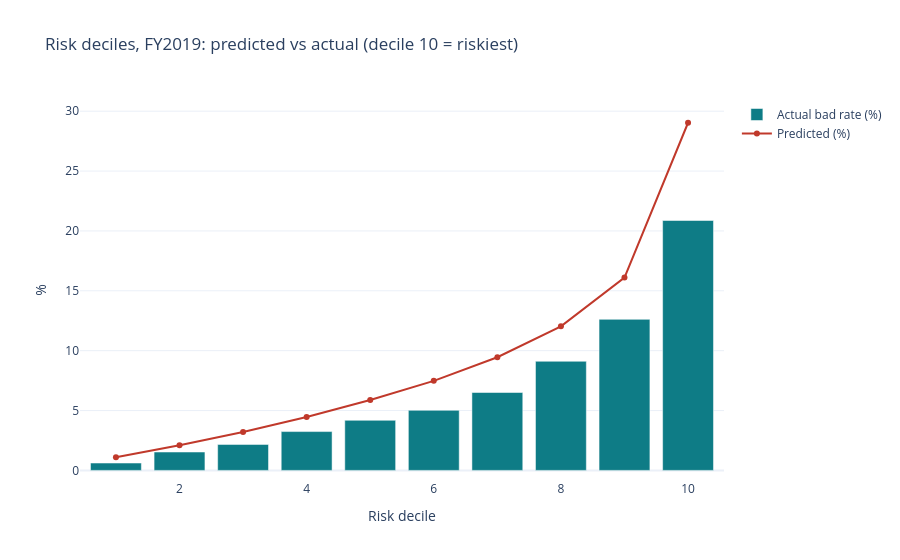

The cell this chart's notebook holds for it:
### Markdown cell above
## 10. Risk deciles and calibration
*Why:* sort FY2019 loans into ten equal groups by predicted risk and compare predicted vs actual bad rates and dollars lost.

### Code cell
te2 = te.assign(p=pte)
te2["decile"] = pd.qcut(te2["p"].rank(method="first"), 10, labels=range(1, 11)).astype(int)
dec = te2.groupby("decile").agg(loans=("bad", "size"), predicted=("p", "mean"), actual=("bad", "mean"),
                                lost_usd_m=("grosschargeoffamount", lambda s: s.fillna(0).sum() / 1e6)).sort_index(ascending=False)
dec["share of bad loans"] = te2.groupby("decile")["bad"].sum().sort_index(ascending=False) / te2["bad"].sum()
dec["share of $ lost"] = dec["lost_usd_m"] / dec["lost_usd_m"].sum()
display(dec.round(3))

d_ = dec.reset_index()
fig = go.Figure([go.Bar(x=d_["decile"], y=d_["actual"] * 100, name="Actual bad rate (%)", marker_color=TEAL),
                 go.Scatter(x=d_["decile"], y=d_["predicted"] * 100, name="Predicted (%)", mode="lines+markers", line=dict(color=RED))])
fig.update_layout(template="plotly_white", title="Risk deciles, FY2019: predicted vs actual (decile 10 = riskiest)",
                  xaxis_title="Risk decile", yaxis_title="%"); fig.show()
print("Same scores against the 60-month target, AUC:", round(roc_auc_score(te["bad_60m"], pte), 4))

### Figure 1 — Plotly figure (JSON) as saved in the notebook; plotly's stock layout.template omitted (floating-point values rounded to 4 significant figures)
{"data": [{"marker": {"color": "#0E7C86"}, "name": "Actual bad rate (%)", "type": "bar", "x": [10, 9, 8, 7, 6, 5, 4, 3, 2, 1], "y": [20.87, 12.61, 9.113, 6.505, 5.016, 4.183, 3.241, 2.169, 1.533, 0.6132]}, {"line": {"color": "#C0392B"}, "mode": "lines+markers", "name": "Predicted (%)", "type": "scatter", "x": [10, 9, 8, 7, 6, 5, 4, 3, 2, 1], "y": [29.04, 16.11, 12.03, 9.448, 7.478, 5.876, 4.466, 3.203, 2.097, 1.097]}], "layout": {"title": {"text": "Risk deciles, FY2019: predicted vs actual (decile 10 = riskiest)"}, "xaxis": {"title": {"text": "Risk decile"}}, "yaxis": {"title": {"text": "%"}}}}
